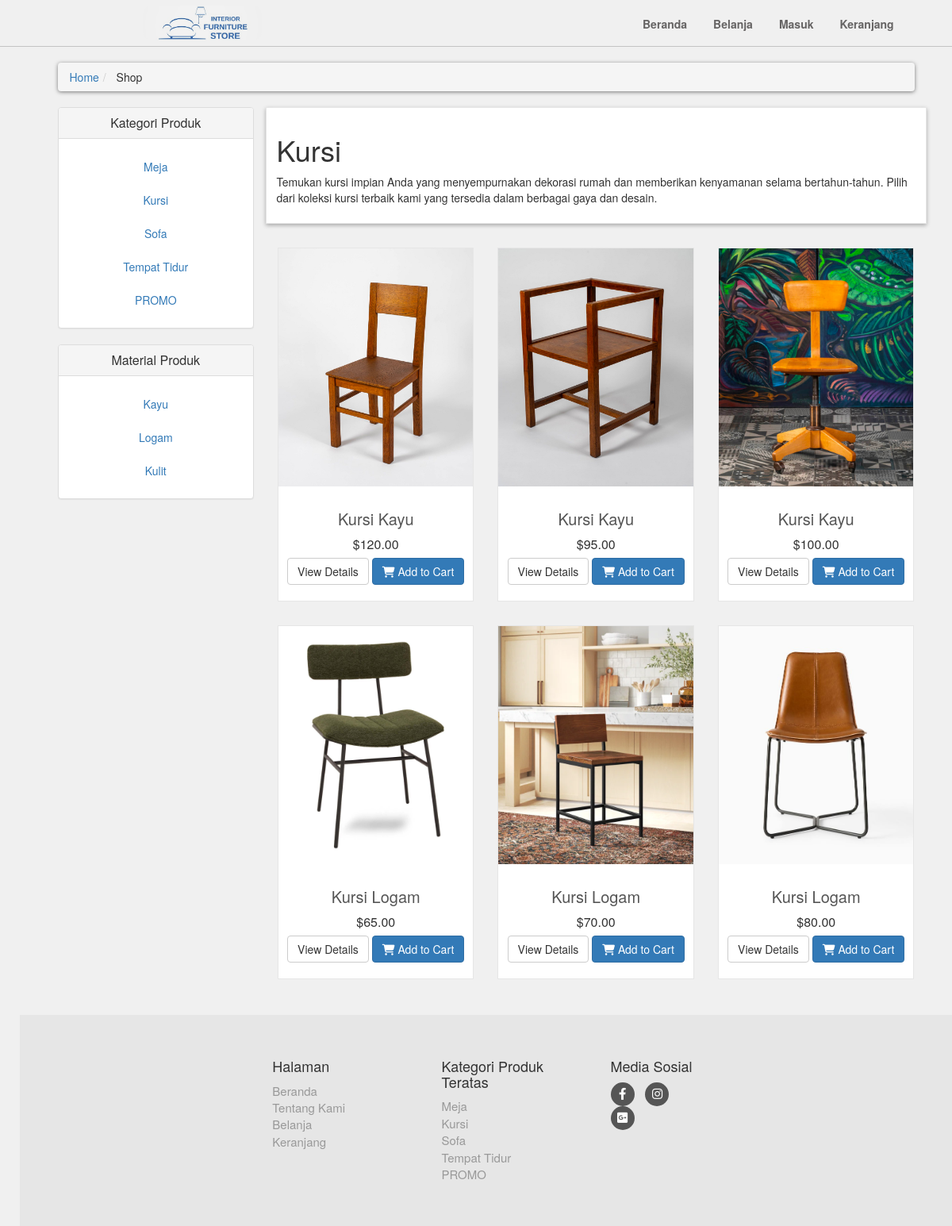
Page /shop.php?p_categories=2 on the committed database.
### tables this page shows
CREATE TABLE `product_categories` (
  `p_category_id` int(10) NOT NULL,
  `p_category_title` varchar(50) NOT NULL,
  `p_category_desc` varchar(200) NOT NULL
);

CREATE TABLE `product_material` (
  `p_material_id` int(10) NOT NULL,
  `p_material_title` varchar(50) NOT NULL,
  `p_material_desc` varchar(200) NOT NULL
);

CREATE TABLE `products` (
  `product_id` bigint(8) NOT NULL,
  `p_category_id` int(10) NOT NULL,
  `p_material_id` int(10) NOT NULL,
  `product_title` varchar(50) NOT NULL,
  `product_description` varchar(120) NOT NULL,
  `product_price` decimal(7,2) NOT NULL,
  `product_discount` int(4) NOT NULL,
  `product_image1` text NOT NULL,
  `product_image2` text NOT NULL,
  `product_image3` text NOT NULL
);

### includes/functions.php (the view, shortened to what this page needs)
<?php
$db = mysqli_connect("localhost", "root", "", "joviweb3");
function getPCategories(){
    global $db;
    $get_p_categories = "select * from product_categories";
    $run_p_categories = mysqli_query($db, $get_p_categories);
    while($row_p_categories=mysqli_fetch_array($run_p_categories)){
        $p_category_id = $row_p_categories['p_category_id'];
        $p_category_title = $row_p_categories['p_category_title'];
        if($p_category_title == 'SALE'){
            echo "
                <li>
                    <a style='color:red;' class= 'text-center' href='shop.php?p_categories=$p_category_id'> $p_category_title </a>
                </li>
            ";
        }else
            echo "
            <li>
                <a class= 'text-center' href='shop.php?p_categories=$p_category_id'> $p_category_title </a>
            </li>
        ";}
}
function getMaterial(){
    global $db;
    $get_p_material = "select * from product_material";
    $run_p_material = mysqli_query($db, $get_p_material);
    while($row_p_material=mysqli_fetch_array($run_p_material)){
        $p_material_id = $row_p_material['p_material_id'];
        $p_material_title = $row_p_material['p_material_title'];
        echo "
            <li>
                <a class= 'text-center' href='shop.php?p_material=$p_material_id'> $p_material_title </a>
            </li>
        ";
    }
}
    function getpcatpro(){
        global $db;
        if(isset($_GET['p_categories'])){
            $p_category_id = $_GET['p_categories'];
            $get_p_categories = "select * from product_categories where p_category_id='$p_category_id'";
            $run_p_categories = mysqli_query($db, $get_p_categories);
            $row_p_categories = mysqli_fetch_array($run_p_categories);
            $p_category_title = $row_p_categories['p_category_title'];
            $p_category_desc = $row_p_categories['p_category_desc'];
            $get_products = "select * from products where p_category_id = '$p_category_id'";
            $run_products = mysqli_query($db, $get_products);
            $count = mysqli_num_rows($run_products);
            if($count==0){
                echo "
                    <div class='box'>
                        <h1> No Product Found In This Product Category</h1>
                    </div>
                ";
            }else{
                echo"
                    <div class='box'>
                        <h1> $p_category_title </h1>
                        <p> $p_category_desc </p>
                    </div>
                ";
            }
            while($row_products=mysqli_fetch_array($run_products)){
                $pro_id = $row_products['product_id'];
                $pro_title = $row_products['product_title'];
                $pro_price = $row_products['product_price'];
                $pro_image1 = $row_products['product_image1'];
                if($p_category_title == 'SALE'){
                    $pro_discounted_price = discount($pro_id);
                echo "
                <div class='col-md-4 col-sm-6 center-responsive'>
                    <div class='product'>
                        <a href='details.php?pro_id=$pro_id'>
                            <img class='img-responsive' src='product_images/$pro_image1'>
                        </a>
                        <div class='text'>
                            <h3>
                                <a href='details.php?pro_id=$pro_id'>
                                    $pro_title
                                </a>
                            </h3>
                            <p class='price text-center' style='text-decoration: line-through;'>
                                $$pro_price
                            </p>
                            <p class='price text-center' style='color: red;' >
                                $$pro_discounted_price
                            <p>
                            <p class='button'>
                                <a class='btn btn-default' href='details.php?pro_id=$pro_id'>
                                    View Details
                                </a>
                                <a class='btn btn-primary' href='details.php?pro_id=$pro_id'>
                                    <i class='fa fa-shopping-cart'></i> Add to Cart
                                </a>
                            </p>
                        </div>
                    </div>
                </div>
                ";
                }else{
                    echo "
                    <div class='col-md-4 col-sm-6 center-responsive'>
                        <div class='product'>
                            <a href='details.php?pro_id=$pro_id'>
                                <img class='img-responsive' src='product_images/$pro_image1'>
                            </a>
                            <div class='text'>
                                <h3>
                                    <a href='details.php?pro_id=$pro_id'>
                                        $pro_title
                                    </a>
                                </h3>
                                <p class='price''>
                                    $$pro_price
                                </p>
                                <p class='button'>
                                    <a class='btn btn-default' href='details.php?pro_id=$pro_id'>
                                        View Details
                                    </a>
                                    <a class='btn btn-primary' href='details.php?pro_id=$pro_id'>
                                        <i class='fa fa-shopping-cart'></i> Add to Cart
                                    </a>
                                </p>
                            </div>
                        </div>
                    </div>
                    ";
                }
            }
        }
    }
?>

### includes/footer.php (shortened to what this page needs)
<div id="footer">
    <div class="holder">
        <div class="row justify-content-center">
            <div class="col-sm-6 col-md-3">
                <h4>Halaman</h4>
                <ul>
                    <li><a href="index.php">Beranda</a></li>
                    <li><a href="index.php">Tentang Kami</a></li>
                    <?php if(isset($_SESSION['user'])): ?>
                        <li><a href="shop.php">Belanja</a></li>
                        <li><a href="cart.php">Keranjang</a></li>
                    <?php else: ?>
                        <li><a href="login.php">Belanja </a></li>
                        <li><a href="login.php">Keranjang </a></li>
                    <?php endif; ?>
                </ul>
            </div>
            <div class="com-sm-6 col-md-3">
            <h4>Kategori Produk Teratas</h4>
            <ul>
                <?php
                    $get_p_categories = "select * from product_categories";
                    $run_p_categories = mysqli_query($db, $get_p_categories);
                    while($row_p_categories=mysqli_fetch_array($run_p_categories)){
                        $p_category_id = $row_p_categories['p_category_id'];
                        $p_category_title = $row_p_categories['p_category_title'];
                        if(isset($_SESSION['user'])){
                            echo "
                                <li>
                                    <a href ='shop.php?p_categories=$p_category_id'>
                                        $p_category_title
                                    </a>
                                </li>
                            ";
                        } else {
                            echo "
                                <li>
                                    <a href ='login.php'>
                                        $p_category_title
                                    </a>
                                </li>
                            ";
                        }
                    }
                ?>
            </ul>
        </div>
            <div class="col-sm-6 col-md-2">
                <h4>Media Sosial</h4>
                <p class="social">
                    <a href="https://www.facebook.com/IstimewaPremiumFurniture?mibextid=ZbWKwL" class="fa-brands fa-facebook-f"></a>
                    <a href="https://www.instagram.com/istimewa_furniture?igsh=MXNmdjY4ZnE1YmRvNg==" class="fa-brands fa-instagram"></a>
                    <a href="https://www.lalamove.com/id/blog/pengiriman-furniture-rumah-minimalis/" class="fa-brands fa-square-google-plus"></a>
                </p>
            </div>
        </div>
    </div>
</div>

### style/style.css (style rules this page uses)
* { box-sizing: border-box; margin: 0; padding: 0; }
ul, li, dl, ol, p, a, img { margin: 0; padding: 0; }
body { font-size: 14px; line-height: 1.42857143; color: #333333; background-color: #f0f0f0 !important; font-family: 'Roboto', sans-serif; }
#content .box { background: #ffffff; margin: 0 0 30px; border: solid 1px #e6e6e6; padding: 1.25rem; box-shadow: 0px 2px 5px rgba(0, 0, 0, .3); }
.holder { width: 70%; margin: 0 auto; }
img { max-width: 100%; }
#content img { width: 100%; object-fit: cover; max-width: none; min-height: 300px; max-height: 300px; }
#content .product { background-color: #ffffff; border: 1px solid #e6e6e6; margin-bottom: 30px; box-sizing: border-box; }
#content .product .text { padding: 10px 10px 0; }
#content .product .text p.price { font-size: 16px; text-align: center; font-weight: 400; margin-bottom: 5px; }
#content .product .text .button { text-align: center; clear: both; }
#content .product .text .button .btn { margin-bottom: 10px; }
#content .product .text h3 { text-align: center; font-size: 20px; }
#content .product .text h3 a { color: rgb(85, 85, 85); }
#footer { margin-top: 15px; background: #e6e6e6; padding: 45px 0; }
#footer a { color: #999999; text-decoration: none; }
#footer ul { list-style: none; padding-left: 0px; font-size: 15px; }
#footer .social { text-align: left; }
#footer .social a { margin: 0 10px 0 0; display: inline-block; color: #ffffff; width: 30px; height: 30px; border-radius: 15px; line-height: 30px; font-size: 15px; text-align: center; vertical-align: bottom; background-color: #555555; text-decoration: none; }

### rows in the picture
product_categories: p_category_title "Meja"
product_categories: p_category_title "Kursi", p_category_desc "Temukan kursi impian Anda yang menyempurnakan dekorasi rumah dan memberikan kenyamanan selama bertahun-tahun. Pilih dari koleksi kursi terbaik kami yang tersedia dalam berbagai gaya dan desain."
product_categories: p_category_title "Sofa"
product_categories: p_category_title "Tempat Tidur"
product_categories: p_category_title "PROMO"
product_material: p_material_title "Kayu"
product_material: p_material_title "Logam"
product_material: p_material_title "Kulit"
products: product_image1 (picture), product_title "Kursi Kayu", product_price "120.00"
products: product_image1 (picture), product_title "Kursi Kayu", product_price "95.00"
products: product_image1 (picture), product_title "Kursi Kayu", product_price "100.00"
products: product_image1 (picture), product_title "Kursi Logam", product_price "65.00"
products: product_image1 (picture), product_title "Kursi Logam", product_price "70.00"
products: product_image1 (picture), product_title "Kursi Logam", product_price "80.00"
